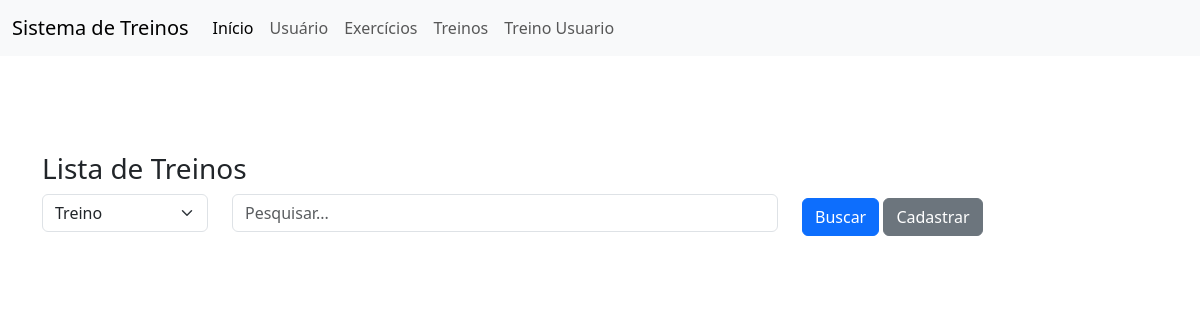
The page /treino_usuario/TreinoUsuarioList.php on the database as committed earlier.
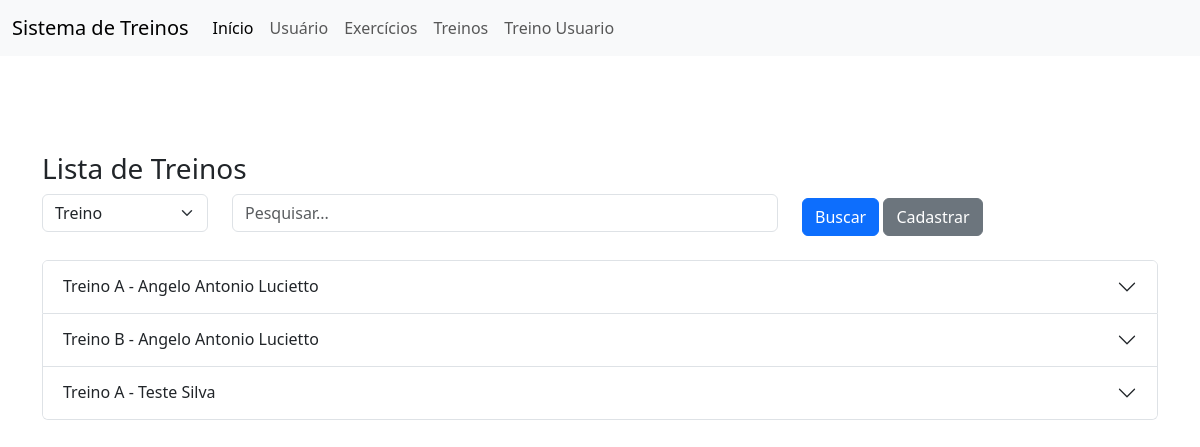
The same page on the database as committed later.
### tables this page shows
CREATE TABLE IF NOT EXISTS `treino` (
  `id` int NOT NULL AUTO_INCREMENT,
  `nome` varchar(100) DEFAULT NULL,
  `descricao` text,
  `usuario_id` int unsigned DEFAULT NULL,
  PRIMARY KEY (`id`)
);

CREATE TABLE IF NOT EXISTS `usuario` (
  `id` int NOT NULL AUTO_INCREMENT,
  `nome` varchar(100) DEFAULT NULL,
  `senha` varchar(150) NOT NULL DEFAULT '0',
  `cpf` varchar(50) DEFAULT NULL,
  `telefone` varchar(50) DEFAULT NULL,
  `email` varchar(50) DEFAULT NULL,
  `cargo` enum('aluno','professor') DEFAULT NULL,
  PRIMARY KEY (`id`)
);

### db.class.php (called while the page is built, shortened)
<?php
class db {
    private $host = "localhost";
    private $user = "root";
    private $password = "";
    private $dbname ="bancotrabalhopweb1";
    private $table_name;
    public function __construct($table_name){
        $this->table_name = $table_name;
        return $this->conn();
    }
    function conn(){
        try{
            $conn = new PDO(
                "mysql:host=$this->host;dbname=$this->dbname",
                $this->user,
                $this->password,
                [
                    PDO::ATTR_ERRMODE,
                    PDO::ERRMODE_EXCEPTION,
                    PDO::MYSQL_ATTR_INIT_COMMAND =>"SET NAMES utf8"
                ]
            );
            return $conn;
        } catch(PDOException $e){
            echo "Erro: ". $e->getMessage();
        }
    }
    public function all(){
        $conn = $this->conn();
        $sql = "SELECT * FROM $this->table_name";
        $st = $conn->prepare( $sql);
        $st->execute();
        return $st->fetchAll(PDO::FETCH_CLASS);
    }
    public function find($id){
        $conn = $this->conn();
        $sql = "SELECT * FROM $this->table_name WHERE id = ?";
        $st = $conn->prepare( $sql);
        $st->execute([$id]);
        return $st->fetchObject();
    }
}

### treino_usuario/TreinoUsuarioList.php (the view, shortened to what this page needs)
<?php
include "../db.class.php";
include_once "../header.php";
$dbTreino = new db('treino');
$dbUsuario = new db('usuario');
if (!empty($_POST['valor'])) {
    $tipo = $_POST['tipo'];
    $valor = $_POST['valor'];
    if ($tipo === 'usuario') {
        $usuarios = $dbUsuario->search(['tipo' => 'nome', 'valor' => $valor]);
        if (!empty($usuarios)) {
            $usuario_id = $usuarios[0]->id;
            $dados = $dbTreino->search(['tipo' => 'usuario_id', 'valor' => $usuario_id]);
        } else {
            $dados = [];
        }
    } else {
        $dados = $dbTreino->search(['tipo' => $tipo, 'valor' => $valor]);
    }
} else {
    $dados = $dbTreino->all();
}
?>
<div class="container mt-5">
    <h3>Lista de Treinos</h3>
    <form action="./TreinoUsuarioList.php" method="post" class="mb-4">
        <div class="row">
            <div class="col-md-2">
                <select name="tipo" class="form-select">
                    <option value="nome">Treino</option>
                </select>
            </div>
            <div class="col-md-6">
                <input type="text" name="valor" placeholder="Pesquisar..." class="form-control">
            </div>
            <div class="col-md-4">
                <button type="submit" class="btn btn-primary mt-1">Buscar</button>
                <a href="../treino/TreinoForm.php" class="btn btn-secondary mt-1">Cadastrar</a>
            </div>
        </div>
    </form>
    <div class="accordion" id="accordionTreinos">
        <?php
        $contador = 0;
        foreach ($dados as $item) {
            $contador++;
            $usuario = $dbUsuario->find($item->usuario_id);
            $nomeUsuario = $usuario ? $usuario->nome : 'Usuário não encontrado';
            echo "
            <div class='accordion-item'>
                <h2 class='accordion-header' id='heading{$contador}'>
                    <button class='accordion-button collapsed' type='button' data-bs-toggle='collapse'
                        data-bs-target='#collapse{$contador}' aria-expanded='false' aria-controls='collapse{$contador}'>
                        {$item->nome} - {$nomeUsuario}
                    </button>
                </h2>
                <div id='collapse{$contador}' class='accordion-collapse collapse' aria-labelledby='heading{$contador}' data-bs-parent='#accordionTreinos'>
                    <div class='accordion-body'>
                        <p><strong>Descrição:</strong> {$item->descricao}</p>
                        <hr>
                        <h6>Exercícios:</h6>
            ";
            echo "
                        <div class='mt-3'>
                            <a href='./TreinoUsuarioForm.php?id={$item->id}' class='btn btn-sm btn-warning'>Editar Treino</a>
                            <a href='./TreinoUsuarioList.php?id={$item->id}'
                               class='btn btn-sm btn-danger'
                               onclick='return confirm(\"Deseja excluir este treino?\")'>
                               Excluir Treino
                            </a>
                        </div>
                    </div>
                </div>
            </div>
            ";
        }
        ?>
    </div>
</div>
<?php include_once "../footer.php"; ?>

Rows that differ between the two databases and show on the page:
added treino: nome "Treino A", usuario.nome "Angelo Antonio Lucietto"
added treino: nome "Treino B", usuario.nome "Angelo Antonio Lucietto"
added treino: nome "Treino A", usuario.nome "Teste Silva"
